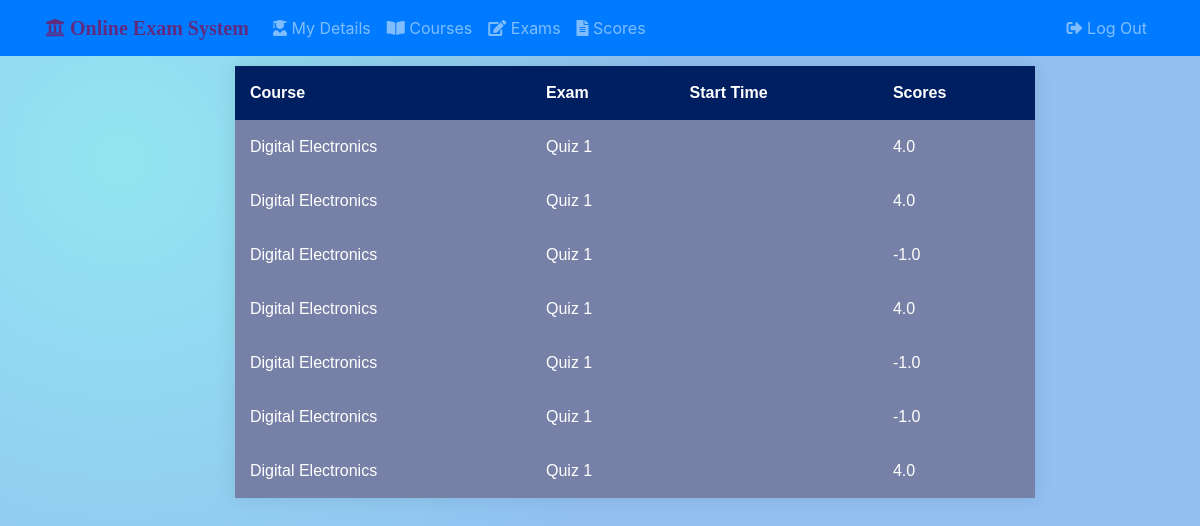
Before: /students/student001/scores/ with the older database file.
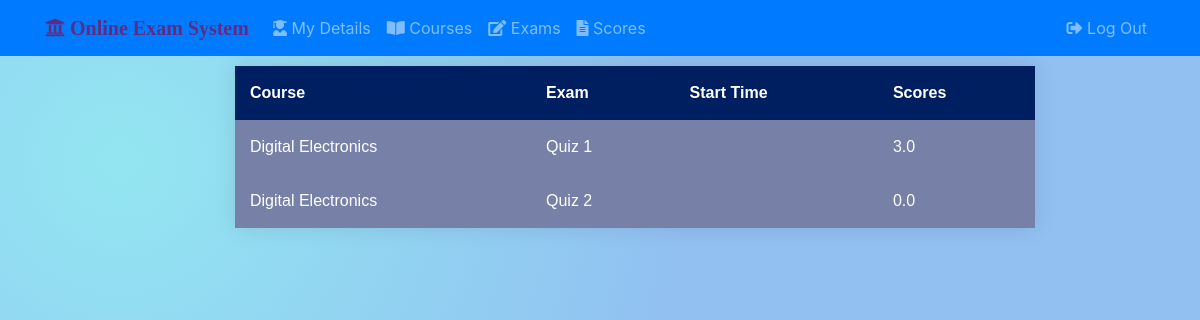
After: the same page with the newer database file.
### stud_app/models.py (models this page shows, shortened)
class Attendee(models.Model):
    exam_fk = models.ForeignKey(Exam, on_delete=models.CASCADE)
    student_fk = models.ForeignKey(Student, on_delete=models.CASCADE)
    total_marks = models.FloatField(null=True, blank=True)

class Exam(models.Model):
    exam_name = models.CharField(max_length=40)
    course_fk = models.ForeignKey(Course, verbose_name='Course', on_delete=models.CASCADE, null=True, blank=True)
    qn_mark = models.IntegerField(default=4, null=True, blank=True)
    neg_mark = models.IntegerField(default=1, null=True, blank=True)
    time_limit = models.DurationField(help_text='In what UNITS???') #widget=TimeDurationWidget(), required=False,
    is_active = models.BooleanField(default=True)
    created_on = models.DateTimeField(auto_now_add=True)
    updated_on = models.DateTimeField(auto_now=True)
    pub_date = models.DateTimeField('Date Published', auto_now_add=True, editable=False)
    def was_published_recently(self):
        now = timezone.now()
        return now - datetime.timedelta(days=1) <= self.pub_date <= now
    was_published_recently.short_description = 'Recently Published?'
    was_published_recently.boolean = True
    was_published_recently.admin_order_field = 'pub_date'

class Course(models.Model):
    course_code = models.CharField(max_length=6, unique=True)
    course_name = models.CharField(max_length=50)
    dept_fk = models.ForeignKey(Department, on_delete=models.CASCADE, null=True, blank=True)
    course_desc = models.TextField('Course Description',max_length=100,null=True,blank=True)

### stud_app/views.py (the view)
# urls.py: path('<username>/scores/', views.scores_view, name="scores"),
def scores_view(request, username):
    if request.method == 'POST':
        pass
    else:
        student = get_object_or_404(Student, user__username = username)
        exams_attended = Attendee.objects.filter(student_fk=student)
        context = {
                'username': username,
                'exams_attended': exams_attended,
            }
        return render(request, 'stud_app/scores.html', context)

### stud_app/templates/stud_app/scores.html (shortened to what this page needs)
{% extends 'base.html' %}
{% load static %}
{% block head %}
    <link rel="stylesheet" href="{% static 'stud_app/css/exam_list.css' %}">
{% endblock %}
{% block content %}
<div class="container">
<div class="row">
<div class="col-2"></div>
<div class="col-8">
<form action="" method="post">
    <div class="table-container">
        <table>
            <thead>
                <tr>
                    <th>Course</th>
                    <th>Exam</th>
                    <th>Start Time</th>
                    <th>Scores</th>
                </tr>
            </thead>
            <tbody>
                {% for exam_attended in exams_attended %}
                <tr>
                    <td>{{ exam_attended.exam_fk.course_fk.course_name }}</td>
                    <td>{{ exam_attended.exam_fk.exam_name }}</td>
                    <td>{{ exam_attended.exam_fk.start_time }}</td>
                    <td>{{ exam_attended.total_marks }}</td>
                </tr>
                {% endfor %}
            </tbody>
        </table>
    </div>
</form>
</div>
</div>
</div>
{% endblock %}

### templates/base.html (shortened to what this page needs)
{% load static %}
<!DOCTYPE html>
<html>
    <head>
        <link rel="stylesheet" href="https://maxcdn.bootstrapcdn.com/bootstrap/4.0.0/css/bootstrap.min.css">
        <link rel="stylesheet" href="https://cdnjs.cloudflare.com/ajax/libs/bootstrap-social/5.1.1/bootstrap-social.min.css" />
        <link rel="stylesheet" href="https://cdnjs.cloudflare.com/ajax/libs/font-awesome/5.15.1/css/all.min.css">
        <link rel="stylesheet" href="{% static 'css/master.css' %}">
        {% block head %}{% endblock %}
    </head>
    <body>
    {% block nav %}
    <nav class="navbar navbar-expand-lg navbar-extend-sm bg-primary navbar-dark" id="MyNav">
        <div class="container">
            <a class="navbar-brand" id="univLogo" href="{% url 'stud_app:home' username %}"><span class="fas fa-university"> Online Exam System</a>
            <div class="collapse navbar-collapse" id='Navbar'>
                <div class="navbar-nav">
                <a class="nav-item nav-link" href="{% url 'stud_app:home' username %}"><span class="fas fa-user-graduate"></span> My Details</a>
                <a class="nav-item nav-link" href="{% url 'stud_app:courses' username %}"><span class="fas fa-book-open"></span> Courses</a>
                <a class="nav-item nav-link" href="{% url 'stud_app:exams' username %}"><span class="fas fa-edit"></span> Exams</a>
                <a class="nav-item nav-link" href="{% url 'stud_app:scores' username %}"><span class="fas fa-file-alt"></span> Scores</a>
                </div>
                <div class="navbar-nav ml-auto">
                <a class="nav-item nav-link ml-auto" href="{% url 'stud_app:logout' %}"><span class="fas fa-sign-out-alt"></span> Log Out</a>
                </div>
            </div>
        </div>
    </nav>
    {% endblock %}
    {% block content %}
    {% endblock %}
    </body>
</html>

### static/css/master.css (style rules this page uses)
#MyNav { margin-bottom: 10px; }
#univLogo { color: #5f2c82; }
body, html { height: 100%; background-repeat: repeat; background-image: linear-gradient(rgb(104, 145, 162), rgb(12, 97, 33)); background-attachment: fixed; }

### stud_app/static/stud_app/css/exam_list.css (style rules this page uses)
.table-container { background-color: #55608f; font-family: sans-serif; font-weight: 100; position: absolute; }
table { width: 800px; border-collapse: collapse; overflow: hidden; box-shadow: 0 0 20px rgba(0, 0, 0, 0.1); }
th, td { padding: 15px; background-color: rgba(255, 255, 255, 0.2); color: rgb(255, 255, 255); }
th { text-align: left; }
thead th { background-color:#001F61; }
tbody td { position: relative; }

### templates/base.html (style rules this page uses)
#MyNav { margin-bottom: 10px; }
#univLogo { color: #5f2c82; }
body, html { height: 100%; background-repeat: no-repeat; background-image: radial-gradient( circle farthest-corner at 10% 20%, rgba(147,230,241,1) 0%, rgba(145,192,241,1) 45.5% ); }

Changed rows visible on the page:
removed Attendee: exam_fk.course_fk.course_name "Digital Electronics", exam_fk.exam_name "Quiz 1", total_marks "4.0"
removed Attendee: exam_fk.course_fk.course_name "Digital Electronics", exam_fk.exam_name "Quiz 1", total_marks "4.0"
removed Attendee: exam_fk.course_fk.course_name "Digital Electronics", exam_fk.exam_name "Quiz 1", total_marks "-1.0"
removed Attendee: exam_fk.course_fk.course_name "Digital Electronics", exam_fk.exam_name "Quiz 1", total_marks "4.0"
removed Attendee: exam_fk.course_fk.course_name "Digital Electronics", exam_fk.exam_name "Quiz 1", total_marks "-1.0"
removed Attendee: exam_fk.course_fk.course_name "Digital Electronics", exam_fk.exam_name "Quiz 1", total_marks "-1.0"
removed Attendee: exam_fk.course_fk.course_name "Digital Electronics", exam_fk.exam_name "Quiz 1", total_marks "4.0"
added Attendee: exam_fk.course_fk.course_name "Digital Electronics", exam_fk.exam_name "Quiz 1", total_marks "3.0"
added Attendee: exam_fk.course_fk.course_name "Digital Electronics", exam_fk.exam_name "Quiz 2", total_marks "0.0"
